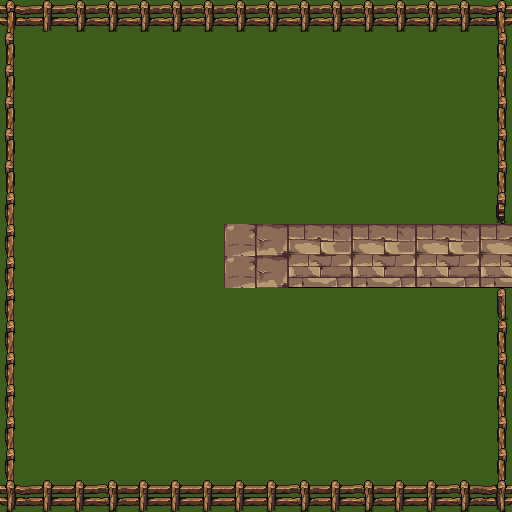

The image is a tile-based game level rendered from a .tmx file. Its description and complete source (layers, tilesets, objects, tile grids) follow:
An orthogonal 16x16 tile map with 32x32 px tiles, 2 tile layers (Ground, Walls).

<map version="1.4" tiledversion="1.4.3" orientation="orthogonal" renderorder="right-down" width="16" height="16" tilewidth="32" tileheight="32" infinite="0" nextlayerid="3" nextobjectid="1">
 <tileset firstgid="1" source="Grassland.tsx" />
 <layer id="1" name="Ground" width="16" height="16">
  <data encoding="csv">
3074,3074,3074,3074,3074,3075,3075,3075,3075,3075,3075,3075,3075,3075,3139,3139,
3138,3138,3138,3138,3138,3139,3139,3139,3139,3139,3139,3139,3139,3139,3203,3203,
3202,3202,3202,3202,3202,3203,3203,3203,3203,3203,3203,3203,3203,3203,3139,3075,
3202,3202,3202,3202,3202,3203,3203,3203,3203,3203,3203,3203,3203,3203,3203,3139,
3074,3075,3139,3203,3138,3138,3202,3202,3202,3202,3202,3202,3202,3203,3203,3203,
3075,3075,3074,3074,3202,3202,3202,3203,3074,3074,3202,3202,3202,3202,3203,3075,
3075,3139,3138,3138,3138,3138,3138,3138,3138,3138,3202,3203,3203,3139,3139,3139,
3075,3074,3202,3202,3202,3202,3202,3316,3317,3188,3189,3188,3189,3188,3189,3188,
3074,3074,3075,3074,3138,3138,3138,3316,3317,3252,3253,3252,3253,3252,3253,3252,
3074,3075,3075,3138,3202,3202,3202,3202,3203,3139,3074,3074,3074,3074,3074,3074,
3074,3075,3139,3202,3203,3203,3203,3074,3075,3074,3074,3074,3074,3074,3138,3138,
3074,3075,3074,3074,3074,3074,3074,3074,3074,3138,3138,3138,3138,3138,3202,3202,
3074,3074,3075,3138,3138,3138,3138,3138,3138,3202,3202,3202,3202,3202,3203,3203,
3074,3075,3075,3202,3202,3202,3202,3202,3202,3203,3203,3203,3203,3203,3203,3139,
3074,3074,3074,3074,3074,3074,3074,3074,3138,3138,3138,3138,3138,3202,3202,3203,
3138,3138,3138,3138,3138,3138,3138,3138,3202,3202,3202,3202,3202,3202,3203,3203
</data>
 </layer>
 <layer id="2" name="Walls" width="16" height="16">
  <data encoding="csv">
3644,3580,3581,3581,3581,3581,3581,3581,3581,3581,3581,3581,3581,3581,3581,3645,
3706,0,0,0,0,0,0,0,0,0,0,0,0,0,0,3711,
3706,0,0,0,0,0,0,0,0,0,0,0,0,0,0,3711,
3706,0,0,0,0,0,0,0,0,0,0,0,0,0,0,3711,
3706,0,0,0,0,0,0,0,0,0,0,0,0,0,0,3711,
3706,0,0,0,0,0,0,0,0,0,0,0,0,0,0,3711,
3770,0,0,0,0,0,0,0,0,0,0,0,0,0,0,3839,
3770,0,0,0,0,0,0,0,0,0,0,0,0,0,0,3767,
3770,0,0,0,0,0,0,0,0,0,0,0,0,0,0,3831,
3770,0,0,0,0,0,0,0,0,0,0,0,0,0,0,3967,
3770,0,0,0,0,0,0,0,0,0,0,0,0,0,0,3711,
3770,0,0,0,0,0,0,0,0,0,0,0,0,0,0,3711,
3770,0,0,0,0,0,0,0,0,0,0,0,0,0,0,3711,
3770,0,0,0,0,0,0,0,0,0,0,0,0,0,3701,3711,
3770,0,0,0,0,0,0,0,0,0,0,0,0,0,3765,3711,
3836,3580,3580,3581,3580,3580,3580,3580,3580,3581,3580,3581,3580,3580,3581,3837
</data>
 </layer>
</map>
